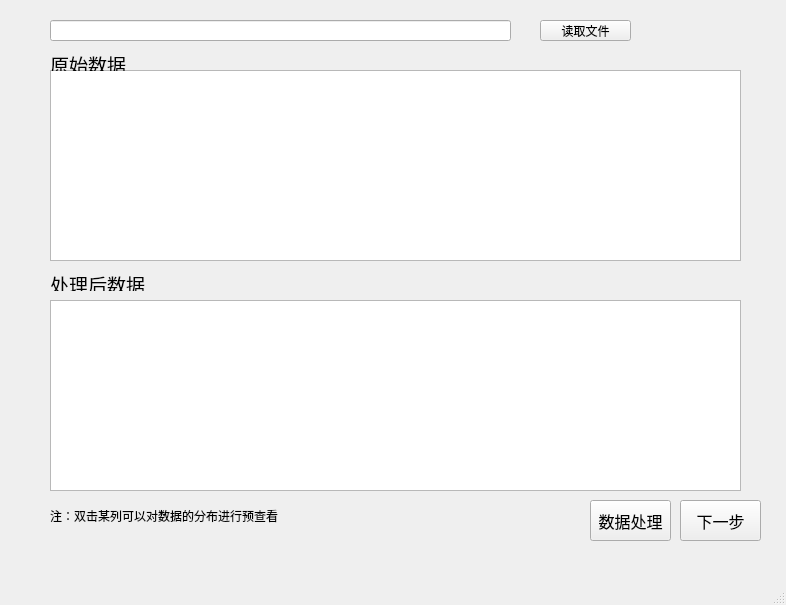
<?xml version="1.0" encoding="UTF-8"?>
<ui version="4.0">
 <class>MainWindow</class>
 <widget class="QMainWindow" name="MainWindow">
  <property name="geometry">
   <rect>
    <x>0</x>
    <y>0</y>
    <width>786</width>
    <height>605</height>
   </rect>
  </property>
  <property name="windowTitle">
   <string>数据输入</string>
  </property>
  <widget class="QWidget" name="centralwidget">
   <widget class="QLineEdit" name="line1">
    <property name="geometry">
     <rect>
      <x>50</x>
      <y>20</y>
      <width>461</width>
      <height>21</height>
     </rect>
    </property>
   </widget>
   <widget class="QPushButton" name="Selectbutton">
    <property name="geometry">
     <rect>
      <x>540</x>
      <y>20</y>
      <width>91</width>
      <height>21</height>
     </rect>
    </property>
    <property name="text">
     <string>读取文件</string>
    </property>
   </widget>
   <widget class="QPushButton" name="Nextbutton">
    <property name="geometry">
     <rect>
      <x>680</x>
      <y>500</y>
      <width>81</width>
      <height>41</height>
     </rect>
    </property>
    <property name="font">
     <font>
      <family>AcadEref</family>
      <pointsize>12</pointsize>
     </font>
    </property>
    <property name="text">
     <string>下一步</string>
    </property>
   </widget>
   <widget class="QPushButton" name="Runbutton">
    <property name="geometry">
     <rect>
      <x>590</x>
      <y>500</y>
      <width>81</width>
      <height>41</height>
     </rect>
    </property>
    <property name="font">
     <font>
      <family>AcadEref</family>
      <pointsize>12</pointsize>
     </font>
    </property>
    <property name="text">
     <string>数据处理</string>
    </property>
   </widget>
   <widget class="QTableView" name="tableView_result">
    <property name="geometry">
     <rect>
      <x>50</x>
      <y>70</y>
      <width>691</width>
      <height>191</height>
     </rect>
    </property>
   </widget>
   <widget class="QTableView" name="tableView_result_2">
    <property name="geometry">
     <rect>
      <x>50</x>
      <y>300</y>
      <width>691</width>
      <height>191</height>
     </rect>
    </property>
   </widget>
   <widget class="QLabel" name="label">
    <property name="geometry">
     <rect>
      <x>50</x>
      <y>500</y>
      <width>531</width>
      <height>31</height>
     </rect>
    </property>
    <property name="text">
     <string>注：双击某列可以对数据的分布进行预查看</string>
    </property>
   </widget>
   <widget class="QLabel" name="label_2">
    <property name="geometry">
     <rect>
      <x>50</x>
      <y>50</y>
      <width>101</width>
      <height>21</height>
     </rect>
    </property>
    <property name="text">
     <string>&lt;html&gt;&lt;head/&gt;&lt;body&gt;&lt;p&gt;&lt;span style=&quot; font-size:14pt;&quot;&gt;原始数据&lt;/span&gt;&lt;/p&gt;&lt;/body&gt;&lt;/html&gt;</string>
    </property>
   </widget>
   <widget class="QLabel" name="label_3">
    <property name="geometry">
     <rect>
      <x>50</x>
      <y>270</y>
      <width>101</width>
      <height>21</height>
     </rect>
    </property>
    <property name="text">
     <string>&lt;html&gt;&lt;head/&gt;&lt;body&gt;&lt;p&gt;&lt;span style=&quot; font-size:14pt;&quot;&gt;处理后数据&lt;/span&gt;&lt;/p&gt;&lt;/body&gt;&lt;/html&gt;</string>
    </property>
   </widget>
  </widget>
  <widget class="QMenuBar" name="menubar">
   <property name="geometry">
    <rect>
     <x>0</x>
     <y>0</y>
     <width>786</width>
     <height>23</height>
    </rect>
   </property>
  </widget>
  <widget class="QStatusBar" name="statusbar"/>
 </widget>
 <resources/>
 <connections/>
</ui>
